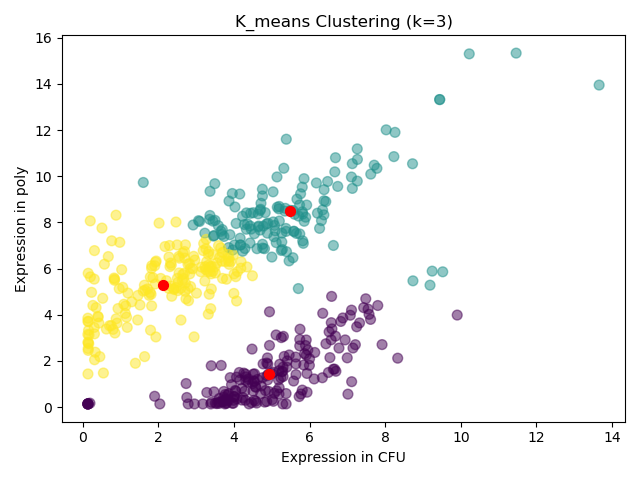

Source code (Python):
#!/usr/bin/env python3

"""
Usage: ./k_means.py hema_data.txt
    

"""

import sys
import os
import pandas as pd
import numpy as np
import matplotlib.pyplot as plt
from scipy.cluster.hierarchy import dendrogram, linkage, leaves_list
import seaborn as sns
from sklearn.cluster import KMeans



hema_data = open(sys.argv[1])

gene_name = []


# df1 = pd.read_csv(hema_data, sep = "\t", names = ["gene_name_", "cfu","poly","unk","int","mys","mid"], index_col = "gene_name_")

hema_data.seek(0)
df3 = pd.read_csv(hema_data, sep = "\t", header = 0, index_col = "gene")


cfu1 = df3["CFU"].values
poly1 = df3["poly"].values

# genedf = df1.iloc[1:,:]
#
# cfu = genedf["cfu"].values
# poly = genedf["poly"].values



df2 = pd.DataFrame({"cfu": cfu1, "poly": poly1})
# print(df2)

# df4 = pd.DataFrame({"x": cfu, "y": poly})
# print(df4)

kmeans = KMeans(n_clusters=3).fit(df2)
centroids = kmeans.cluster_centers_
print(centroids)

fig, ax = plt.subplots()
ax.scatter(df2['cfu'], df2['poly'], c= kmeans.labels_.astype(float), s=50, alpha=0.5)
ax.scatter(centroids[:, 0], centroids[:, 1], c='red', s=50)
ax.set_title("K_means Clustering (k=3)")
ax.set_xlabel("Expression in CFU")
ax.set_ylabel("Expression in poly")
fig.tight_layout()
fig.savefig("k_means.png")
plt.close(fig)
